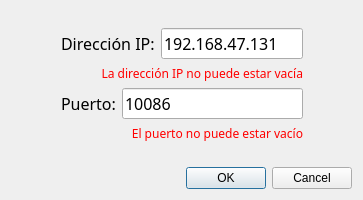
<?xml version="1.0" encoding="UTF-8"?>
<ui version="4.0">
 <class>ConfigDialog</class>
 <widget class="QDialog" name="ConfigDialog">
  <property name="geometry">
   <rect>
    <x>0</x>
    <y>0</y>
    <width>363</width>
    <height>200</height>
   </rect>
  </property>
  <property name="sizePolicy">
   <sizepolicy hsizetype="Fixed" vsizetype="Fixed">
    <horstretch>0</horstretch>
    <verstretch>0</verstretch>
   </sizepolicy>
  </property>
  <property name="minimumSize">
   <size>
    <width>363</width>
    <height>200</height>
   </size>
  </property>
  <property name="maximumSize">
   <size>
    <width>363</width>
    <height>200</height>
   </size>
  </property>
  <property name="contextMenuPolicy">
   <enum>Qt::DefaultContextMenu</enum>
  </property>
  <property name="windowTitle">
   <string>Config</string>
  </property>
  <property name="whatsThis">
   <string/>
  </property>
  <layout class="QGridLayout" name="gridLayout">
   <item row="2" column="1">
    <spacer name="verticalSpacer_2">
     <property name="orientation">
      <enum>Qt::Vertical</enum>
     </property>
     <property name="sizeHint" stdset="0">
      <size>
       <width>20</width>
       <height>22</height>
      </size>
     </property>
    </spacer>
   </item>
   <item row="1" column="0">
    <spacer name="horizontalSpacer">
     <property name="orientation">
      <enum>Qt::Horizontal</enum>
     </property>
     <property name="sizeHint" stdset="0">
      <size>
       <width>40</width>
       <height>20</height>
      </size>
     </property>
    </spacer>
   </item>
   <item row="0" column="1">
    <spacer name="verticalSpacer">
     <property name="orientation">
      <enum>Qt::Vertical</enum>
     </property>
     <property name="sizeHint" stdset="0">
      <size>
       <width>20</width>
       <height>21</height>
      </size>
     </property>
    </spacer>
   </item>
   <item row="1" column="1">
    <layout class="QVBoxLayout" name="verticalLayout">
     <item>
      <layout class="QHBoxLayout" name="horizontalLayout">
       <item>
        <widget class="QLabel" name="label">
         <property name="font">
          <font>
           <family>微软雅黑</family>
           <pointsize>12</pointsize>
          </font>
         </property>
         <property name="text">
          <string>Dirección IP:</string>
         </property>
         <property name="buddy">
          <cstring>txtIP</cstring>
         </property>
        </widget>
       </item>
       <item>
        <widget class="QLineEdit" name="txtIP">
         <property name="font">
          <font>
           <family>微软雅黑</family>
           <pointsize>12</pointsize>
          </font>
         </property>
         <property name="inputMask">
          <string/>
         </property>
         <property name="text">
          <string>192.168.47.131</string>
         </property>
         <property name="frame">
          <bool>true</bool>
         </property>
        </widget>
       </item>
      </layout>
     </item>
     <item>
      <widget class="QLabel" name="lblIP">
       <property name="enabled">
        <bool>true</bool>
       </property>
       <property name="palette">
        <palette>
         <active>
          <colorrole role="WindowText">
           <brush brushstyle="SolidPattern">
            <color alpha="255">
             <red>255</red>
             <green>0</green>
             <blue>0</blue>
            </color>
           </brush>
          </colorrole>
         </active>
         <inactive>
          <colorrole role="WindowText">
           <brush brushstyle="SolidPattern">
            <color alpha="255">
             <red>255</red>
             <green>0</green>
             <blue>0</blue>
            </color>
           </brush>
          </colorrole>
         </inactive>
         <disabled>
          <colorrole role="WindowText">
           <brush brushstyle="SolidPattern">
            <color alpha="255">
             <red>120</red>
             <green>120</green>
             <blue>120</blue>
            </color>
           </brush>
          </colorrole>
         </disabled>
        </palette>
       </property>
       <property name="font">
        <font>
         <family>微软雅黑</family>
         <underline>false</underline>
        </font>
       </property>
       <property name="layoutDirection">
        <enum>Qt::LeftToRight</enum>
       </property>
       <property name="text">
        <string>La dirección IP no puede estar vacía</string>
       </property>
       <property name="alignment">
        <set>Qt::AlignRight|Qt::AlignTrailing|Qt::AlignVCenter</set>
       </property>
      </widget>
     </item>
     <item>
      <layout class="QHBoxLayout" name="horizontalLayout_2">
       <item>
        <widget class="QLabel" name="label_2">
         <property name="font">
          <font>
           <family>微软雅黑</family>
           <pointsize>12</pointsize>
          </font>
         </property>
         <property name="text">
          <string>Puerto:</string>
         </property>
         <property name="buddy">
          <cstring>txtPort</cstring>
         </property>
        </widget>
       </item>
       <item>
        <widget class="QLineEdit" name="txtPort">
         <property name="font">
          <font>
           <family>微软雅黑</family>
           <pointsize>12</pointsize>
          </font>
         </property>
         <property name="inputMask">
          <string/>
         </property>
         <property name="text">
          <string>10086</string>
         </property>
         <property name="maxLength">
          <number>32767</number>
         </property>
        </widget>
       </item>
      </layout>
     </item>
     <item>
      <widget class="QLabel" name="lblPort">
       <property name="palette">
        <palette>
         <active>
          <colorrole role="WindowText">
           <brush brushstyle="SolidPattern">
            <color alpha="255">
             <red>255</red>
             <green>0</green>
             <blue>0</blue>
            </color>
           </brush>
          </colorrole>
         </active>
         <inactive>
          <colorrole role="WindowText">
           <brush brushstyle="SolidPattern">
            <color alpha="255">
             <red>255</red>
             <green>0</green>
             <blue>0</blue>
            </color>
           </brush>
          </colorrole>
         </inactive>
         <disabled>
          <colorrole role="WindowText">
           <brush brushstyle="SolidPattern">
            <color alpha="255">
             <red>120</red>
             <green>120</green>
             <blue>120</blue>
            </color>
           </brush>
          </colorrole>
         </disabled>
        </palette>
       </property>
       <property name="font">
        <font>
         <family>微软雅黑</family>
         <underline>false</underline>
        </font>
       </property>
       <property name="layoutDirection">
        <enum>Qt::LeftToRight</enum>
       </property>
       <property name="text">
        <string>El puerto no puede estar vacío</string>
       </property>
       <property name="alignment">
        <set>Qt::AlignRight|Qt::AlignTrailing|Qt::AlignVCenter</set>
       </property>
      </widget>
     </item>
    </layout>
   </item>
   <item row="1" column="2">
    <spacer name="horizontalSpacer_2">
     <property name="orientation">
      <enum>Qt::Horizontal</enum>
     </property>
     <property name="sizeHint" stdset="0">
      <size>
       <width>40</width>
       <height>20</height>
      </size>
     </property>
    </spacer>
   </item>
   <item row="3" column="0" colspan="3">
    <widget class="QDialogButtonBox" name="buttonBox">
     <property name="orientation">
      <enum>Qt::Horizontal</enum>
     </property>
     <property name="standardButtons">
      <set>QDialogButtonBox::Cancel|QDialogButtonBox::Ok</set>
     </property>
     <property name="centerButtons">
      <bool>false</bool>
     </property>
    </widget>
   </item>
  </layout>
 </widget>
 <resources/>
 <connections>
  <connection>
   <sender>buttonBox</sender>
   <signal>accepted()</signal>
   <receiver>ConfigDialog</receiver>
   <slot>accept()</slot>
   <hints>
    <hint type="sourcelabel">
     <x>248</x>
     <y>254</y>
    </hint>
    <hint type="destinationlabel">
     <x>157</x>
     <y>274</y>
    </hint>
   </hints>
  </connection>
  <connection>
   <sender>buttonBox</sender>
   <signal>rejected()</signal>
   <receiver>ConfigDialog</receiver>
   <slot>reject()</slot>
   <hints>
    <hint type="sourcelabel">
     <x>316</x>
     <y>260</y>
    </hint>
    <hint type="destinationlabel">
     <x>286</x>
     <y>274</y>
    </hint>
   </hints>
  </connection>
 </connections>
</ui>
